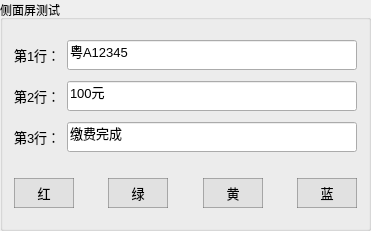
       <widget class="QGroupBox" name="groupBox_40">
        <property name="geometry">
         <rect>
          <x>290</x>
          <y>0</y>
          <width>371</width>
          <height>231</height>
         </rect>
        </property>
        <property name="title">
         <string>侧面屏测试</string>
        </property>
        <layout class="QGridLayout" name="gridLayout_39">
         <item row="0" column="0">
          <layout class="QVBoxLayout" name="verticalLayout_38">
           <item>
            <layout class="QHBoxLayout" name="horizontalLayout_189">
             <property name="bottomMargin">
              <number>5</number>
             </property>
             <item>
              <widget class="QLabel" name="label_line1_Entry">
               <property name="minimumSize">
                <size>
                 <width>0</width>
                 <height>30</height>
                </size>
               </property>
               <property name="font">
                <font>
                 <pointsize>10</pointsize>
                </font>
               </property>
               <property name="text">
                <string>第1行：</string>
               </property>
              </widget>
             </item>
             <item>
              <widget class="QLineEdit" name="lineEdit_line1_Entry">
               <property name="minimumSize">
                <size>
                 <width>0</width>
                 <height>30</height>
                </size>
               </property>
               <property name="font">
                <font>
                 <pointsize>10</pointsize>
                </font>
               </property>
               <property name="text">
                <string>粤A12345</string>
               </property>
              </widget>
             </item>
            </layout>
           </item>
           <item>
            <layout class="QHBoxLayout" name="horizontalLayout_190">
             <property name="bottomMargin">
              <number>5</number>
             </property>
             <item>
              <widget class="QLabel" name="label_line2_Entry">
               <property name="minimumSize">
                <size>
                 <width>0</width>
                 <height>30</height>
                </size>
               </property>
               <property name="font">
                <font>
                 <pointsize>10</pointsize>
                </font>
               </property>
               <property name="text">
                <string>第2行：</string>
               </property>
              </widget>
             </item>
             <item>
              <widget class="QLineEdit" name="lineEdit_line2_Entry">
               <property name="minimumSize">
                <size>
                 <width>0</width>
                 <height>30</height>
                </size>
               </property>
               <property name="font">
                <font>
                 <pointsize>10</pointsize>
                </font>
               </property>
               <property name="text">
                <string>100元</string>
               </property>
              </widget>
             </item>
            </layout>
           </item>
           <item>
            <layout class="QHBoxLayout" name="horizontalLayout_191">
             <property name="bottomMargin">
              <number>5</number>
             </property>
             <item>
              <widget class="QLabel" name="label_line3_Entry">
               <property name="minimumSize">
                <size>
                 <width>0</width>
                 <height>30</height>
                </size>
               </property>
               <property name="font">
                <font>
                 <pointsize>10</pointsize>
                </font>
               </property>
               <property name="text">
                <string>第3行：</string>
               </property>
              </widget>
             </item>
             <item>
              <widget class="QLineEdit" name="lineEdit_line3_Entry">
               <property name="minimumSize">
                <size>
                 <width>0</width>
                 <height>30</height>
                </size>
               </property>
               <property name="font">
                <font>
                 <pointsize>10</pointsize>
                </font>
               </property>
               <property name="text">
                <string>缴费完成</string>
               </property>
              </widget>
             </item>
            </layout>
           </item>
           <item>
            <layout class="QHBoxLayout" name="horizontalLayout_192">
             <item>
              <layout class="QHBoxLayout" name="horizontalLayout_193">
               <property name="topMargin">
                <number>15</number>
               </property>
               <item>
                <widget class="QPushButton" name="button_displayColor_Red_Entry">
                 <property name="minimumSize">
                  <size>
                   <width>60</width>
                   <height>30</height>
                  </size>
                 </property>
                 <property name="font">
                  <font>
                   <pointsize>10</pointsize>
                  </font>
                 </property>
                 <property name="styleSheet">
                  <string notr="true">QPushButton{
	border-style:solid;
	border-width:1px;
	color: rgb(0, 0, 0);
	background-color: rgba(225, 225, 225);
	border-color:rgba(100, 100, 100, 120);
}

QPushButton:hover{
	color:rgba(0,0,0,200);
	background-color:rgb(240, 248, 248);
	border-color: rgb(0, 150, 250);
}

QPushButton:pressed{
	border-style:inset;
	color:rgba(0,0,0,150);
	background-color: rgba(225, 225, 225);
	border-color: rgba(0, 163, 245);
}</string>
                 </property>
                 <property name="text">
                  <string>红</string>
                 </property>
                </widget>
               </item>
               <item>
                <spacer name="horizontalSpacer_118">
                 <property name="orientation">
                  <enum>Qt::Horizontal</enum>
                 </property>
                 <property name="sizeHint" stdset="0">
                  <size>
                   <width>40</width>
                   <height>20</height>
                  </size>
                 </property>
                </spacer>
               </item>
               <item>
                <widget class="QPushButton" name="button_displayColor_Green_Entry">
                 <property name="minimumSize">
                  <size>
                   <width>60</width>
                   <height>30</height>
                  </size>
                 </property>
                 <property name="font">
                  <font>
                   <pointsize>10</pointsize>
                  </font>
                 </property>
                 <property name="styleSheet">
                  <string notr="true">QPushButton{
	border-style:solid;
	border-width:1px;
	color: rgb(0, 0, 0);
	background-color: rgba(225, 225, 225);
	border-color:rgba(100, 100, 100, 120);
}

QPushButton:hover{
	color:rgba(0,0,0,200);
	background-color:rgb(240, 248, 248);
	border-color: rgb(0, 150, 250);
}

QPushButton:pressed{
	border-style:inset;
	color:rgba(0,0,0,150);
	background-color: rgba(225, 225, 225);
	border-color: rgba(0, 163, 245);
}</string>
                 </property>
                 <property name="text">
                  <string>绿</string>
                 </property>
                </widget>
               </item>
               <item>
                <spacer name="horizontalSpacer_119">
                 <property name="orientation">
                  <enum>Qt::Horizontal</enum>
                 </property>
                 <property name="sizeHint" stdset="0">
                  <size>
                   <width>40</width>
                   <height>20</height>
                  </size>
                 </property>
                </spacer>
               </item>
               <item>
                <widget class="QPushButton" name="button_displayColor_Yellow_Entry">
                 <property name="minimumSize">
                  <size>
                   <width>60</width>
                   <height>30</height>
                  </size>
                 </property>
                 <property name="font">
                  <font>
                   <pointsize>10</pointsize>
                  </font>
                 </property>
                 <property name="styleSheet">
                  <string notr="true">QPushButton{
	border-style:solid;
	border-width:1px;
	color: rgb(0, 0, 0);
	background-color: rgba(225, 225, 225);
	border-color:rgba(100, 100, 100, 120);
}

QPushButton:hover{
	color:rgba(0,0,0,200);
	background-color:rgb(240, 248, 248);
	border-color: rgb(0, 150, 250);
}

QPushButton:pressed{
	border-style:inset;
	color:rgba(0,0,0,150);
	background-color: rgba(225, 225, 225);
	border-color: rgba(0, 163, 245);
}</string>
                 </property>
                 <property name="text">
                  <string>黄</string>
                 </property>
                </widget>
               </item>
               <item>
                <spacer name="horizontalSpacer_120">
                 <property name="orientation">
                  <enum>Qt::Horizontal</enum>
                 </property>
                 <property name="sizeHint" stdset="0">
                  <size>
                   <width>40</width>
                   <height>20</height>
                  </size>
                 </property>
                </spacer>
               </item>
               <item>
                <widget class="QPushButton" name="button_displayColor_Blue_Entry">
                 <property name="minimumSize">
                  <size>
                   <width>60</width>
                   <height>30</height>
                  </size>
                 </property>
                 <property name="font">
                  <font>
                   <pointsize>10</pointsize>
                  </font>
                 </property>
                 <property name="styleSheet">
                  <string notr="true">QPushButton{
	border-style:solid;
	border-width:1px;
	color: rgb(0, 0, 0);
	background-color: rgba(225, 225, 225);
	border-color:rgba(100, 100, 100, 120);
}

QPushButton:hover{
	color:rgba(0,0,0,200);
	background-color:rgb(240, 248, 248);
	border-color: rgb(0, 150, 250);
}

QPushButton:pressed{
	border-style:inset;
	color:rgba(0,0,0,150);
	background-color: rgba(225, 225, 225);
	border-color: rgba(0, 163, 245);
}</string>
                 </property>
                 <property name="text">
                  <string>蓝</string>
                 </property>
                </widget>
               </item>
              </layout>
             </item>
            </layout>
           </item>
          </layout>
         </item>
        </layout>
       </widget>
